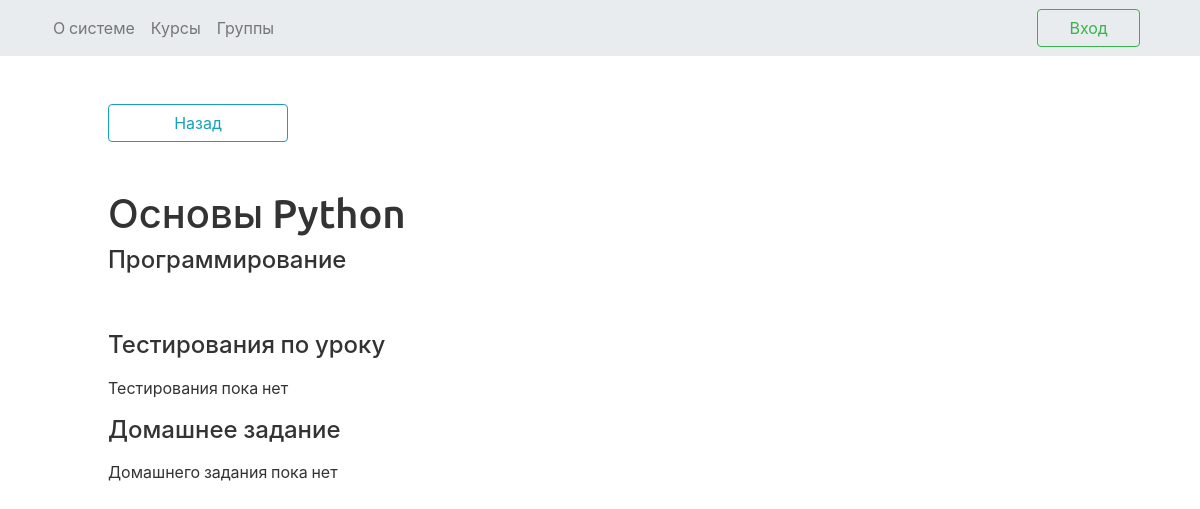
The page /lesson/1/ on the database as committed earlier.
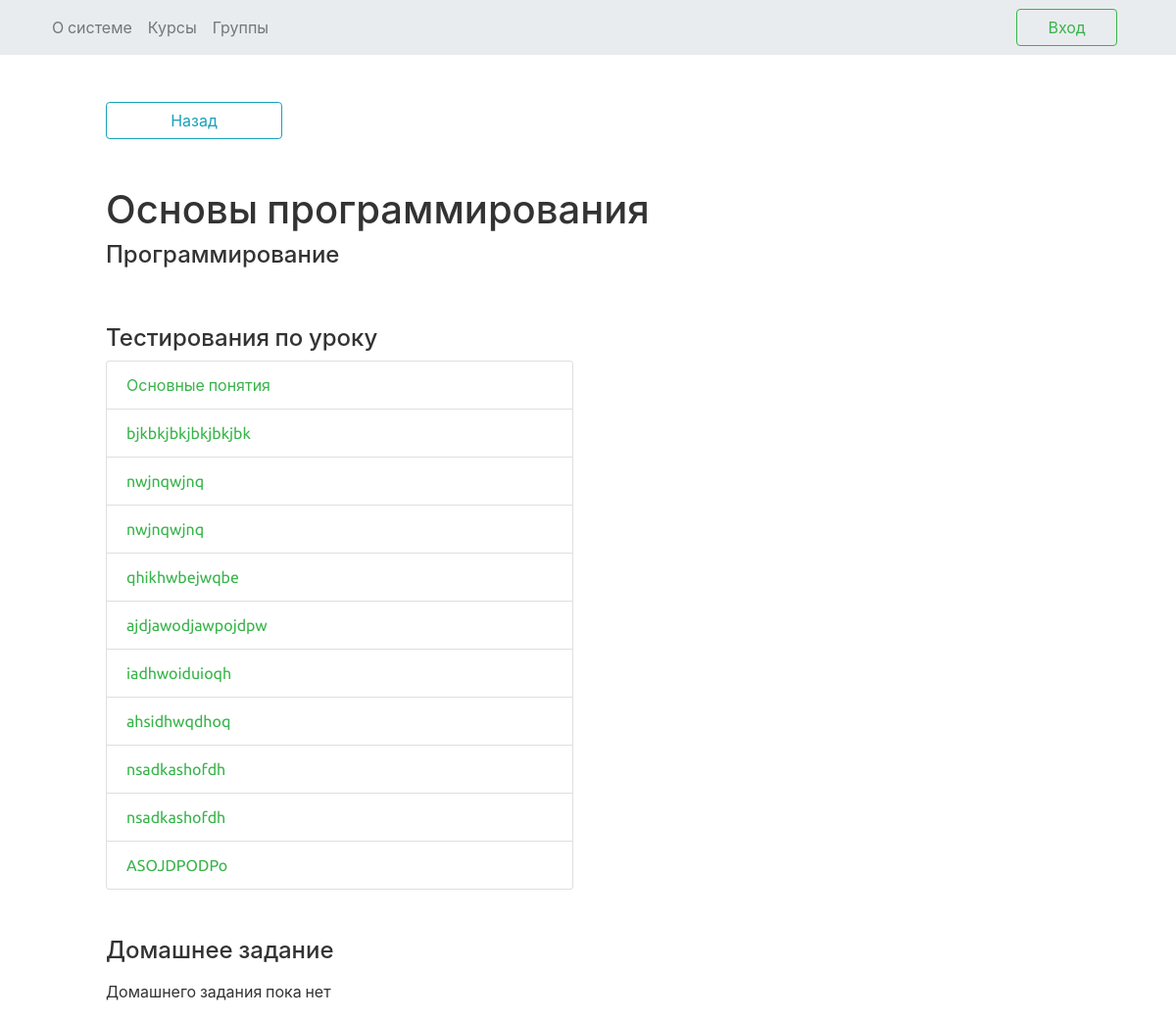
The same page on the database as committed later.
### learn_app/models.py (models this page shows, shortened)
class Lesson(models.Model):
    number = models.IntegerField(verbose_name='Номер урока')
    theme = models.CharField(max_length=50, verbose_name='Тема урока')
    course = models.ForeignKey(Course, null=True, on_delete=models.SET_NULL, verbose_name='Курс')

class Course(models.Model):
    name = models.CharField(max_length=50,verbose_name='Название курса')
    description = models.CharField(max_length=400, verbose_name='Описание курса')
    def __str__(self):
        return self.name
    def get_absolute_url(self):
        return reverse('course_detail_url', kwargs={'name': self.name})

class Test(models.Model):
    user = models.ForeignKey(User, on_delete=models.SET_NULL, null=True)
    lesson = models.ForeignKey(Lesson, on_delete=models.CASCADE, verbose_name='По темам урока')
    theme = models.CharField(max_length=20, verbose_name='Тема тестирования')
    def pass_test(self):
        return reverse('test_pass_url', kwargs={'id': self.id})

### learn_app/views.py (the view)
# urls.py: path('lesson/<str:id>/', view.LessonDetail.as_view(), name='lesson_detail_url'),
class LessonDetail(View):
    model = Lesson
    template = 'lesson_detail.html'
    def get(self, request, id):
        lesson = get_object_or_404(self.model, id__iexact=id)
        tests = list(Test.objects.filter(lesson=lesson.id))
        try:
            homework = Homework.objects.get(lesson=lesson)
        except ObjectDoesNotExist:
            homework = None
        return render(request, self.template, context={'lesson': lesson, 'tests': tests, 'homework': homework})

### templates/lesson_detail.html (shortened to what this page needs)
{% extends 'base.html' %}
{% block content %}
    {% load static %}
    <link rel="stylesheet" type="text/css" href="{% static 'index.css' %}">
    <div class = 'container'>
        <a href="{{ lesson.course.get_absolute_url }}" class="btn btn-outline-info mt-5 ml-5 col-lg-2"> Назад </a>
        <div class = 'col-lg-8 p-5'>
            <h1> {{ lesson.theme | capfirst }} </h1>
            <h4>  {{ lesson.course | capfirst }} </h4>
        </div>
        <h4 class="ml-5"> Тестирования по уроку </h4>
        {% if tests %}
            <ol class="list-group pl-5 pb-5 col-lg-6">
                {% if user.user_type.id == 1 %}
                    {% for test in tests %}
                        <li class="list-group-item"><a class="text-success" href="{{ test.get_absolute_url }}">{{ test.theme }} </a></li>
                    {% endfor %}
                {% else %}
                    {% for test in tests %}
                        <li class="list-group-item"><a class="text-success" href="{{ test.pass_test }}">{{ test.theme }} </a></li>
                    {% endfor %}
                {% endif %}
            </ol>
        {% else %}
            <div class="ml-5 mt-3 mb-3">Тестирования пока нет</div>
        {% endif %}
        <h4 class="ml-5"> Домашнее задание </h4>
        {% if homework %}
            <div class="ml-5">{{ homework.text }}</div>
            <div class="ml-5 mb-5">Необходимо сдать до {{ homework.deadline |date:"SHORT_DATE_FORMAT" }}</div>
        {% else %}
            <div class="ml-5 mt-3 mb-3">Домашнего задания пока нет</div>
        {% endif %}
    </div>
{% endblock %}

Rows that differ between the two databases and show on the page:
changed Lesson "Программирование": theme "Основы Python" → "Основы программирования"
added Test: theme "Основные понятия"
added Test: theme "bjkbkjbkjbkjbkjbk"
added Test: theme "nwjnqwjnq"
added Test: theme "nwjnqwjnq"
added Test: theme "qhikhwbejwqbe"
added Test: theme "ajdjawodjawpojdpw"
added Test: theme "iadhwoiduioqh"
added Test: theme "ahsidhwqdhoq"
added Test: theme "nsadkashofdh"
added Test: theme "nsadkashofdh"
added Test: theme "ASOJDPODPo"
Other text that changed with them:
text no longer shown: "Тестирования пока нет"
